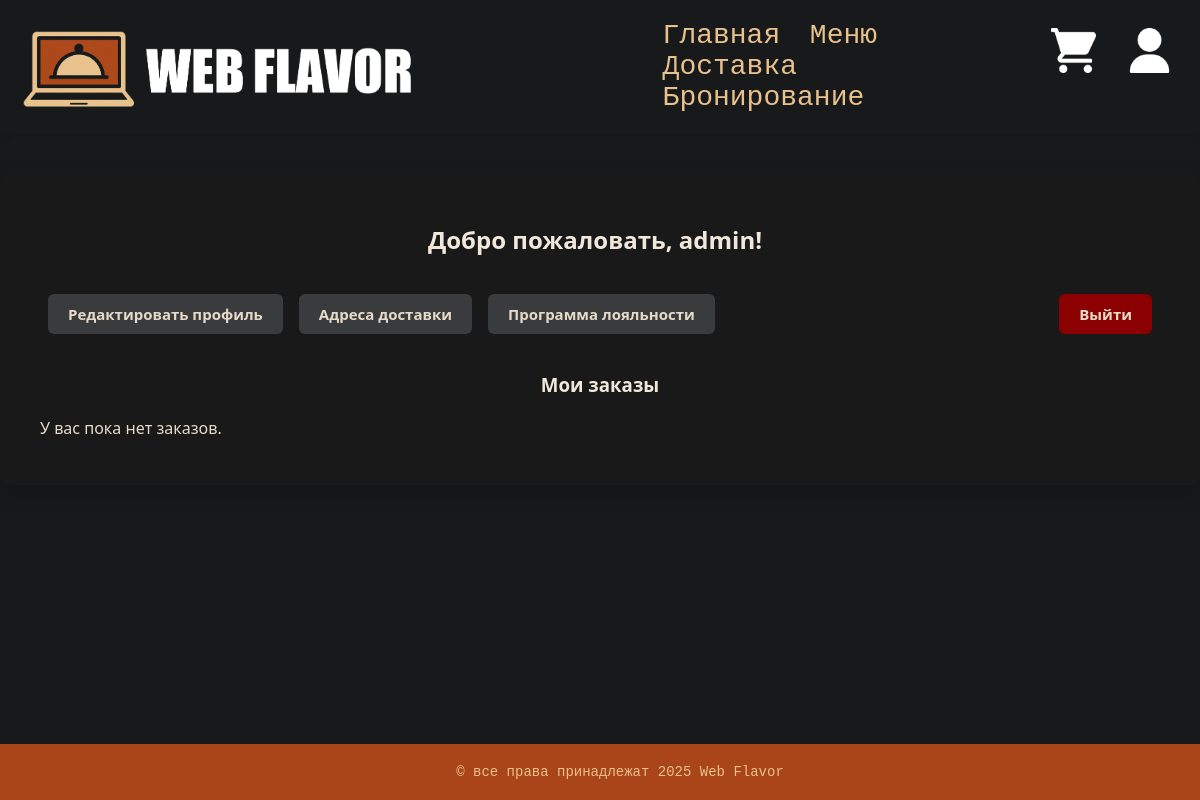
The app's page /profile (signed in), older data.
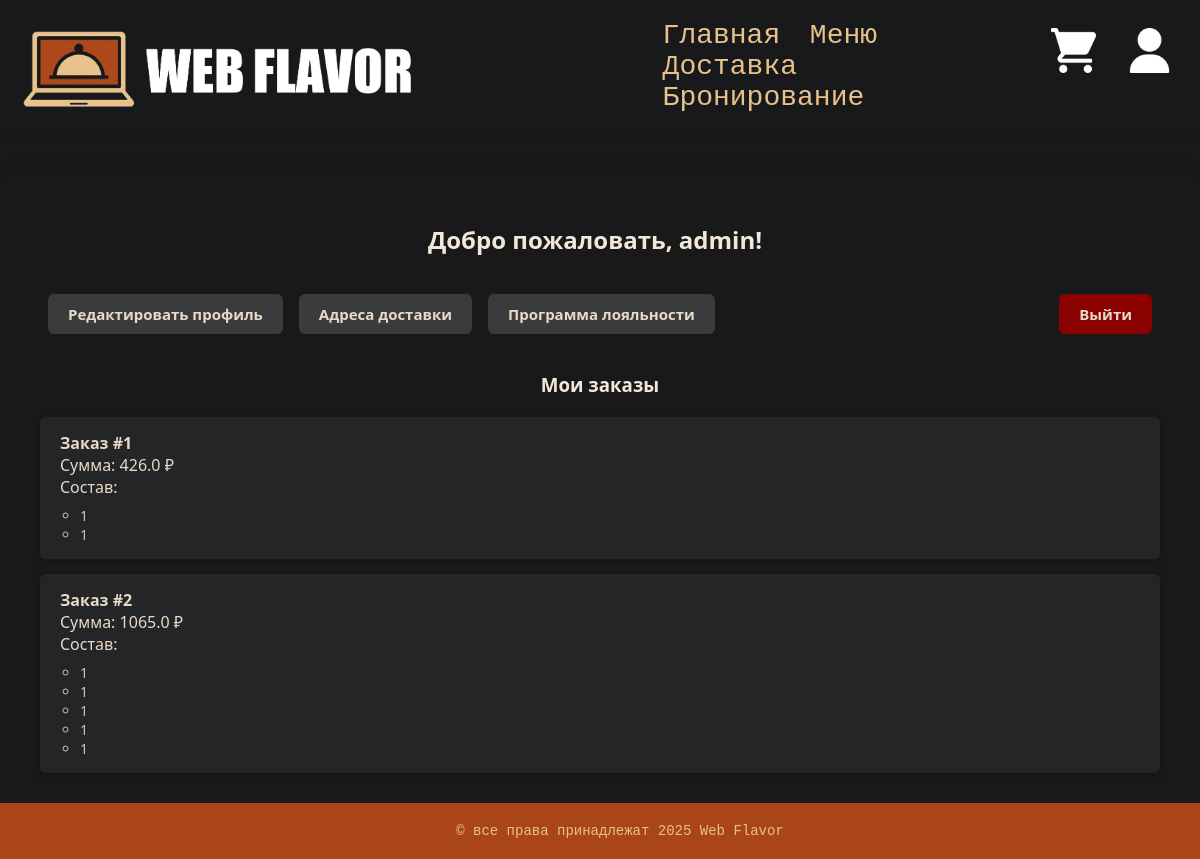
The same page, newer data.
### app.py (models this page shows)
class User(db.Model):
    id = db.Column(db.Integer, primary_key=True)
    username = db.Column(db.String(100), nullable=False)
    password = db.Column(db.String(200), nullable=False)
    orders = db.relationship('Order', backref='user', lazy=True)

class Order(db.Model):
    id = db.Column(db.Integer, primary_key=True)
    user_id = db.Column(db.Integer, db.ForeignKey('user.id'), nullable=False)
    total_price = db.Column(db.Float, nullable=False)
    items = db.Column(db.Text, nullable=False)  # возможно, это JSON или строка
    status = db.Column(db.String(50), default='В ожидании')

class Product(db.Model):
    id = db.Column(db.Integer, primary_key=True)
    name = db.Column(db.String(100), nullable=False)
    description = db.Column(db.String(200))
    price = db.Column(db.Float, nullable=False)
    image_url = db.Column(db.String(200))

### app.py (the view)
@app.route('/profile')
def profile():
    user_id = session.get('user_id')
    if not user_id:
        return redirect(url_for('login'))
    user = User.query.get(user_id)
    orders = Order.query.filter_by(user_id=user_id).all()
    return render_template('profile.html', user=user, orders=orders, Product=Product)

### templates/profile.html (shortened to what this page needs)
{% extends "base.html" %}
{% block content %}
<div class="profile-container">
  <h2>Добро пожаловать, {{ user.username }}!</h2>
<div class="profile-actions">
  <a href="{{ url_for('edit_profile') }}" class="btn">Редактировать профиль</a>
  <a href="{{ url_for('delivery') }}" class="btn">Адреса доставки</a>
  <a href="{{ url_for('loyality') }}" class="btn">Программа лояльности</a>
  <div class="logout-wrapper">
    <a href="{{ url_for('logout') }}" class="btn logout">Выйти</a>
  </div>
</div>
  <h3>Мои заказы</h3>
  {% if orders %}
    <ul class="orders-list">
      {% for order in orders %}
        <li>
          <strong>Заказ #{{ order.id }}</strong><br>
          Сумма: {{ order.total_price }} ₽<br>
          Состав:
          {% set product_ids = order.items.split(',') %}
          <ul>
            {% for pid in product_ids %}
              {% set product = Product.query.get(pid|int) %}
              {% if product %}
                <li>{{ product.name }}</li>
              {% else %}
                <li>Товар (удалён)</li>
              {% endif %}
            {% endfor %}
          </ul>
        </li>
      {% endfor %}
    </ul>
  {% else %}
    <p>У вас пока нет заказов.</p>
  {% endif %}
</div>
{% endblock %}

### templates/base.html (shortened to what this page needs)
<!DOCTYPE html>
<html lang="ru">
<head>
    <link rel="stylesheet" href="{{ url_for('static', filename='style.css') }}">
</head>
<body>
  <header>
    <div class="logo">
      <img src="{{ url_for('static', filename='images/logo.png') }}" alt="Логотип">
    </div>
    <head>
      <link rel="stylesheet" href="{{ url_for('static', filename='style.css') }}">
      <div class="right-nav">
        <div class="left-nav">
          <a href="{{ url_for('index') }}">Главная</a>
          <a href="{{ url_for('menu') }}">Меню</a>
          <a href="{{ url_for('delivery') }}">Доставка</a>
          <a href="{{ url_for('booking') }}">Бронирование</a>
        </div>
        <div class="profile-cart">
          <a href="{{ url_for('cart') }}" class="header-icon" title="Корзина">
            <img src="{{ url_for('static', filename='images/cart_icon.png') }}" alt="Корзина">
          </a>
          <a href="{{ url_for('profile') }}" class="header-icon" title="Профиль">
            <img src="{{ url_for('static', filename='images/profile_icon.png') }}" alt="Профиль">
          </a>
        </div>
      </div>
    </head>
  </header>
  {% block content %}{% endblock %}
  <footer>
    <p>&copy; все права принадлежат 2025 Web Flavor</p>
  </footer>
</body>
</html>

### static/style.css (style rules this page uses)
body { font-family: 'Courier New', Courier, monospace; background-color: #18191a; color: #F5F5DC ; margin: 0; padding: 0; }
header { display: flex; position: relative; justify-content: space-between; align-items: flex-end; padding: 20px; background-color: #18191a; box-shadow: 0 4px 6px rgba(0, 0, 0, 0.1); }
header .logo img { display: flex; ; justify-content: left; height: 85px; }
.logo img { height: 40px; }
.right-nav { display: flex; padding-left: 250px; }
.left-nav a { color: #E8C18D; text-decoration: none; margin-right: 20px; font-size: 28px; transition: color 0.3s ease; justify-items: right; align-items: right; }
.profile-cart { display: flex; justify-items: right; align-items: right; gap: 15px; padding-left: 70px; }
.header-icon { display: flex; align-items: flex-start; justify-content: center; background-color: #18191a; padding: 8px; border-radius: 10px; transition: background-color 0.3s, transform 0.2s; }
.header-icon img { width: 45px; height: 45px; }
h2 { padding-right: 10px; text-align: center; margin-bottom: 25px; color: #222; }
footer { background-color: #A94518; color: #E8C18D; text-align: center; padding: 20px; position: fixed; width: 100%; bottom: 0; left: 0; }
footer p { margin: 0; font-size: 14px; }
.btn { display: inline-block; padding: 10px 20px; font-size: 16px; font-weight: bold; text-align: center; text-decoration: none; border-radius: 5px; margin: 10px 0; cursor: pointer; transition: background-color 0.3s ease, transform 0.2s ease; }
.profile-container { max-width: 1200px; margin: 40px auto; padding: 30px 40px; background-color: #191919; border-radius: 10px; box-shadow: 0 8px 24px rgba(0, 0, 0, 0.2); color: #e8dac8; font-family: 'Segoe UI', Tahoma, sans-serif; }
.profile-container h2, .profile-container h3 { text-align: center; margin-bottom: 20px; color: #f1e8db; }
.profile-container .btn { display: inline-block; padding: 10px 20px; margin: 8px; font-size: 15px; font-weight: 600; border: none; border-radius: 6px; background-color: #3a3b3c; color: #e8dac8; text-decoration: none; cursor: pointer; transition: background-color 0.3s, transform 0.2s; }
.profile-container .logout { background-color: #8b0000; }
.profile-actions { display: flex; justify-content: space-between; align-items: center; flex-wrap: wrap; margin-bottom: 30px; }
.logout-wrapper { margin-left: auto; }
.orders-list { list-style: none; padding: 0; margin-top: 20px; }
.orders-list > li { background-color: #242526; padding: 15px 20px; margin-bottom: 15px; border-radius: 6px; box-shadow: 0 2px 6px rgba(0,0,0,0.2); }
.orders-list strong { color: #e8dac8; font-size: 16px; }
.orders-list ul { margin-top: 8px; padding-left: 20px; }
.orders-list li li { font-size: 14px; color: #d0c4b2; }
.profile-actions { text-align: center; margin-top: 30px; }
div { box-sizing: border-box; }

Row changes from the older to the newer data that the page shows:
added Order: id "1", total_price "426.0"
added Product: name "1" "1" "1" "1" "1" "1" "1"
added Order: id "2", total_price "1065.0"
Text that changed along with them:
text no longer shown: "У вас пока нет заказов."
